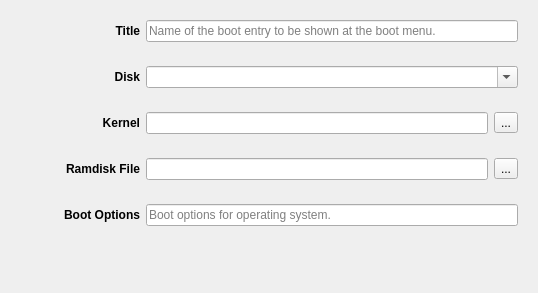
<?xml version="1.0" encoding="UTF-8"?>
<ui version="4.0">
 <class>EditWidget</class>
 <widget class="QWidget" name="EditWidget">
  <property name="geometry">
   <rect>
    <x>0</x>
    <y>0</y>
    <width>538</width>
    <height>293</height>
   </rect>
  </property>
  <property name="sizePolicy">
   <sizepolicy hsizetype="MinimumExpanding" vsizetype="MinimumExpanding">
    <horstretch>0</horstretch>
    <verstretch>0</verstretch>
   </sizepolicy>
  </property>
  <property name="windowTitle">
   <string notr="true">EditWidget</string>
  </property>
  <layout class="QGridLayout" name="gridLayout_6">
   <item row="0" column="0">
    <widget class="QWidget" name="widgetTitle" native="true">
     <layout class="QGridLayout" name="gridLayout">
      <item row="0" column="0">
       <widget class="QLabel" name="label_5">
        <property name="minimumSize">
         <size>
          <width>120</width>
          <height>0</height>
         </size>
        </property>
        <property name="font">
         <font>
          <weight>75</weight>
          <bold>true</bold>
         </font>
        </property>
        <property name="text">
         <string>Title</string>
        </property>
        <property name="alignment">
         <set>Qt::AlignRight|Qt::AlignTrailing|Qt::AlignVCenter</set>
        </property>
        <property name="margin">
         <number>4</number>
        </property>
       </widget>
      </item>
      <item row="0" column="1">
       <widget class="QLineEdit" name="lineTitle">
        <property name="placeholderText">
         <string>Name of the boot entry to be shown at the boot menu.</string>
        </property>
       </widget>
      </item>
     </layout>
    </widget>
   </item>
   <item row="1" column="0">
    <widget class="QWidget" name="widgetDisk" native="true">
     <layout class="QGridLayout" name="gridLayout_2">
      <item row="0" column="0">
       <widget class="QLabel" name="label">
        <property name="minimumSize">
         <size>
          <width>120</width>
          <height>0</height>
         </size>
        </property>
        <property name="font">
         <font>
          <weight>75</weight>
          <bold>true</bold>
         </font>
        </property>
        <property name="text">
         <string>Disk</string>
        </property>
        <property name="alignment">
         <set>Qt::AlignRight|Qt::AlignTrailing|Qt::AlignVCenter</set>
        </property>
        <property name="margin">
         <number>4</number>
        </property>
       </widget>
      </item>
      <item row="0" column="1">
       <widget class="QComboBox" name="lineDisk">
        <property name="sizePolicy">
         <sizepolicy hsizetype="Expanding" vsizetype="Fixed">
          <horstretch>0</horstretch>
          <verstretch>0</verstretch>
         </sizepolicy>
        </property>
        <property name="editable">
         <bool>true</bool>
        </property>
       </widget>
      </item>
     </layout>
    </widget>
   </item>
   <item row="2" column="0">
    <widget class="QWidget" name="widgetKernel" native="true">
     <layout class="QGridLayout" name="gridLayout_3">
      <item row="0" column="0">
       <widget class="QLabel" name="label_2">
        <property name="minimumSize">
         <size>
          <width>120</width>
          <height>0</height>
         </size>
        </property>
        <property name="font">
         <font>
          <weight>75</weight>
          <bold>true</bold>
         </font>
        </property>
        <property name="text">
         <string>Kernel</string>
        </property>
        <property name="alignment">
         <set>Qt::AlignRight|Qt::AlignTrailing|Qt::AlignVCenter</set>
        </property>
        <property name="margin">
         <number>4</number>
        </property>
       </widget>
      </item>
      <item row="0" column="1">
       <widget class="QLineEdit" name="lineKernel"/>
      </item>
      <item row="0" column="2">
       <widget class="QToolButton" name="kernelButton">
        <property name="text">
         <string>...</string>
        </property>
       </widget>
      </item>
     </layout>
    </widget>
   </item>
   <item row="3" column="0">
    <widget class="QWidget" name="widgetRamdisk" native="true">
     <layout class="QGridLayout" name="gridLayout_4">
      <item row="0" column="0">
       <widget class="QLabel" name="label_3">
        <property name="minimumSize">
         <size>
          <width>120</width>
          <height>0</height>
         </size>
        </property>
        <property name="font">
         <font>
          <weight>75</weight>
          <bold>true</bold>
         </font>
        </property>
        <property name="text">
         <string>Ramdisk File</string>
        </property>
        <property name="alignment">
         <set>Qt::AlignRight|Qt::AlignTrailing|Qt::AlignVCenter</set>
        </property>
        <property name="margin">
         <number>4</number>
        </property>
       </widget>
      </item>
      <item row="0" column="1">
       <widget class="QLineEdit" name="lineRamdisk"/>
      </item>
      <item row="0" column="2">
       <widget class="QToolButton" name="ramdiskButton">
        <property name="text">
         <string>...</string>
        </property>
       </widget>
      </item>
     </layout>
    </widget>
   </item>
   <item row="4" column="0">
    <widget class="QWidget" name="widgetOptions" native="true">
     <layout class="QGridLayout" name="gridLayout_5">
      <item row="0" column="0">
       <widget class="QLabel" name="label_4">
        <property name="minimumSize">
         <size>
          <width>120</width>
          <height>0</height>
         </size>
        </property>
        <property name="font">
         <font>
          <weight>75</weight>
          <bold>true</bold>
         </font>
        </property>
        <property name="text">
         <string>Boot Options</string>
        </property>
        <property name="alignment">
         <set>Qt::AlignRight|Qt::AlignTrailing|Qt::AlignVCenter</set>
        </property>
        <property name="margin">
         <number>4</number>
        </property>
       </widget>
      </item>
      <item row="0" column="1">
       <widget class="QLineEdit" name="lineOptions">
        <property name="placeholderText">
         <string>Boot options for operating system.</string>
        </property>
       </widget>
      </item>
     </layout>
    </widget>
   </item>
   <item row="5" column="0">
    <spacer name="verticalSpacer">
     <property name="orientation">
      <enum>Qt::Vertical</enum>
     </property>
     <property name="sizeHint" stdset="0">
      <size>
       <width>10</width>
       <height>20</height>
      </size>
     </property>
    </spacer>
   </item>
  </layout>
 </widget>
 <tabstops>
  <tabstop>lineTitle</tabstop>
  <tabstop>lineDisk</tabstop>
  <tabstop>lineOptions</tabstop>
 </tabstops>
 <resources/>
 <connections/>
</ui>
